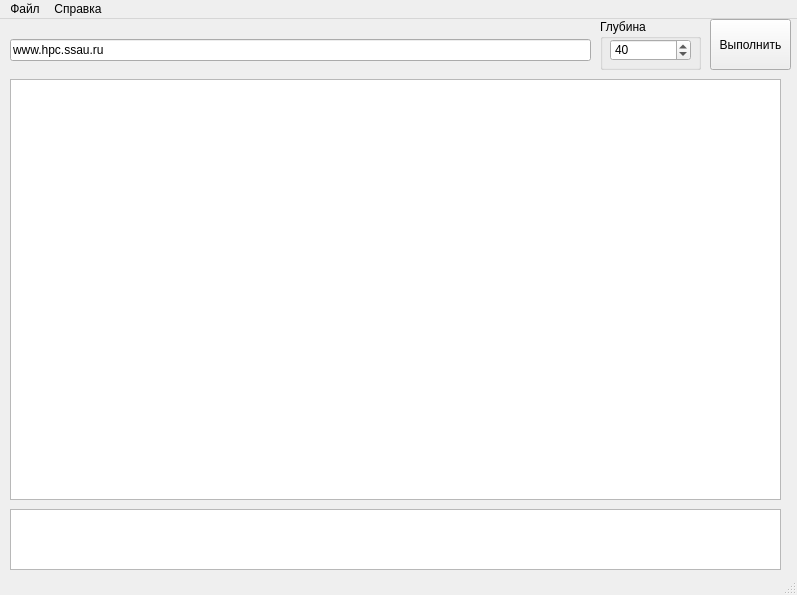
<?xml version="1.0" encoding="UTF-8"?>
<ui version="4.0">
 <class>MainWindow</class>
 <widget class="QMainWindow" name="MainWindow">
  <property name="geometry">
   <rect>
    <x>0</x>
    <y>0</y>
    <width>797</width>
    <height>595</height>
   </rect>
  </property>
  <property name="windowTitle">
   <string>MainWindow</string>
  </property>
  <widget class="QWidget" name="centralwidget">
   <widget class="QLineEdit" name="lineEdit">
    <property name="geometry">
     <rect>
      <x>10</x>
      <y>20</y>
      <width>581</width>
      <height>22</height>
     </rect>
    </property>
    <property name="text">
     <string>www.hpc.ssau.ru</string>
    </property>
   </widget>
   <widget class="QPushButton" name="pushButton">
    <property name="geometry">
     <rect>
      <x>710</x>
      <y>0</y>
      <width>81</width>
      <height>51</height>
     </rect>
    </property>
    <property name="text">
     <string>Выполнить</string>
    </property>
   </widget>
   <widget class="QTableWidget" name="tableWidget">
    <property name="geometry">
     <rect>
      <x>10</x>
      <y>60</y>
      <width>771</width>
      <height>421</height>
     </rect>
    </property>
    <property name="sizePolicy">
     <sizepolicy hsizetype="Preferred" vsizetype="Preferred">
      <horstretch>0</horstretch>
      <verstretch>0</verstretch>
     </sizepolicy>
    </property>
    <property name="maximumSize">
     <size>
      <width>16777215</width>
      <height>16777215</height>
     </size>
    </property>
   </widget>
   <widget class="QGroupBox" name="groupBox">
    <property name="geometry">
     <rect>
      <x>600</x>
      <y>0</y>
      <width>101</width>
      <height>51</height>
     </rect>
    </property>
    <property name="title">
     <string>Глубина</string>
    </property>
    <widget class="QSpinBox" name="spinBox">
     <property name="geometry">
      <rect>
       <x>10</x>
       <y>20</y>
       <width>81</width>
       <height>22</height>
      </rect>
     </property>
     <property name="maximum">
      <number>10000</number>
     </property>
     <property name="value">
      <number>40</number>
     </property>
    </widget>
   </widget>
   <widget class="QTextEdit" name="textEdit">
    <property name="geometry">
     <rect>
      <x>10</x>
      <y>490</y>
      <width>771</width>
      <height>61</height>
     </rect>
    </property>
   </widget>
  </widget>
  <widget class="QMenuBar" name="menubar">
   <property name="geometry">
    <rect>
     <x>0</x>
     <y>0</y>
     <width>797</width>
     <height>21</height>
    </rect>
   </property>
   <widget class="QMenu" name="menu">
    <property name="title">
     <string>Файл</string>
    </property>
    <addaction name="separator"/>
    <addaction name="action_4"/>
   </widget>
   <widget class="QMenu" name="menu_2">
    <property name="title">
     <string>Справка</string>
    </property>
    <addaction name="action_5"/>
    <addaction name="action_6"/>
   </widget>
   <addaction name="menu"/>
   <addaction name="menu_2"/>
  </widget>
  <widget class="QStatusBar" name="statusbar">
   <property name="autoFillBackground">
    <bool>false</bool>
   </property>
  </widget>
  <action name="action">
   <property name="text">
    <string>Начать заново</string>
   </property>
  </action>
  <action name="action_4">
   <property name="text">
    <string>Выход</string>
   </property>
  </action>
  <action name="action_5">
   <property name="text">
    <string>Задание</string>
   </property>
  </action>
  <action name="action_6">
   <property name="text">
    <string>Об авторе</string>
   </property>
  </action>
 </widget>
 <resources/>
 <connections/>
</ui>
